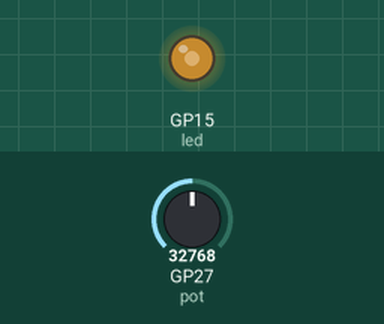
This program was run on a simulated Raspberry Pi Pico running MicroPython. On the bench: output pins drawn as LEDs (lit = HIGH). Inputs (shaded band) come from the test bench; at power-on: GP27 (pot) = 32768 (analog values on the 0–65535 scale).

Above: at 1.2 s.
1.3 s: GP27 (pot) set to 45874
At 1.6 s:
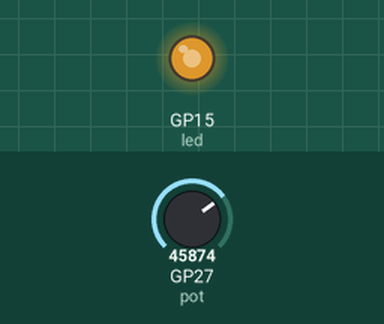
2.8 s: GP27 (pot) set to 57670
At 3.9 s:
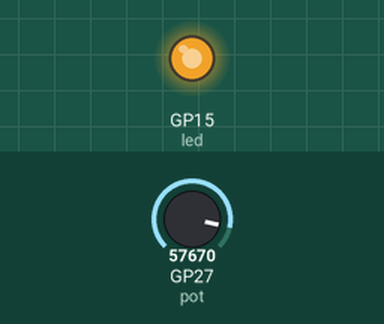
4.3 s: GP27 (pot) set to 7864
At 5.0 s:
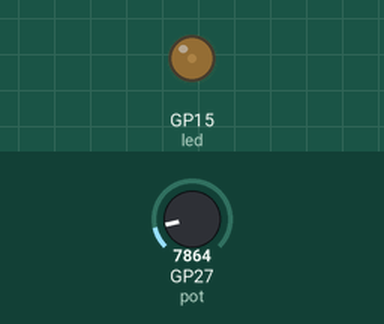
5.8 s: GP27 (pot) set to 0
At 7.2 s:
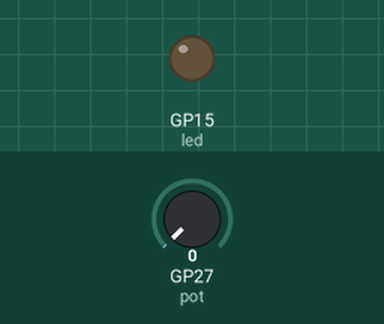
Timing chart, 0 to 8.3 s (numbered marks = the images above; inputs shaded):
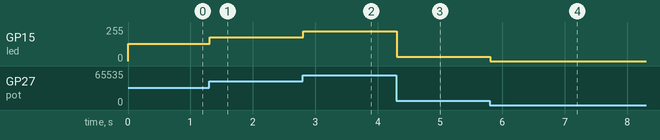

The program:

main.py
```python
# Experiment 3: Dimming an LED with a potentiometer
#
# Turning the potentiometer (a knob that changes resistance) changes how
# bright the LED is. The brightness is controlled using PWM.
#
# PWM (pulse-width modulation) switches the pin on and off very fast. The
# longer it is "on" in each cycle (the duty cycle), the brighter the LED looks.
#
# NOTE: pins are assumptions. Check them against your kit's guide.

from machine import ADC, PWM, Pin
from time import sleep

# The pot must be on an analog-capable pin: GP26, GP27 or GP28.
POT_ADC_PIN = 27
LED_PIN = 15

# Read the knob position as an analog value.
pot = ADC(Pin(POT_ADC_PIN))

# Set up PWM on the LED pin.
led = PWM(Pin(LED_PIN))
# 1000 cycles per second is too fast for the eye to see as flicker.
led.freq(1000)

while True:
    # read_u16() gives 0-65535 for the knob position, and duty_u16() accepts
    # the same range (0 = always off, 65535 = always on), so we can pass the
    # value straight through with no maths.
    led.duty_u16(pot.read_u16())

    # A short pause between updates is plenty for smooth dimming.
    sleep(0.01)
```

Measured:
- after the input at 1.3 s, GP15 (led): 128/255 → 178/255 at once
- after the input at 2.8 s, GP15 (led): 178/255 → 224/255 at once
- after the input at 4.3 s, GP15 (led): 224/255 → 31/255 at once
- after the input at 5.8 s, GP15 (led): 31/255 → 0/255 at once
